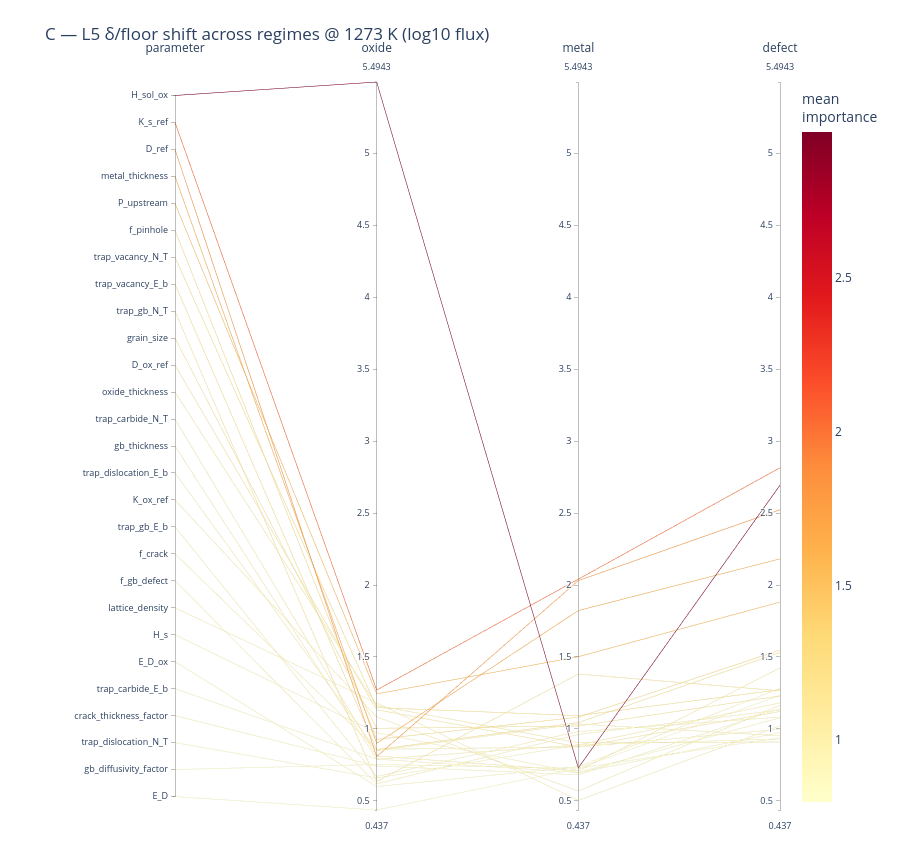

The cell this chart's notebook holds for it:
### Markdown cell above
## C — δ/floor sensitivity shift across regimes

Each line is a **parameter**; axes are the three regimes; height = its **`delta_over_floor`**
for log10(flux). Steeply sloped lines are parameters whose importance changes between regimes.
Colour = mean importance.

Read the 1.0 level as the noise floor: a parameter sitting near or below it in every column is
not resolved anywhere, and its slope is noise rather than physics.

### Code cell
# parameter x regime matrix of delta_over_floor at T_SHOW
matC = (routeB_T[routeB_T.metric == 'flux']
        .pivot(index='parameter', columns='regime', values='delta_over_floor')
        .reset_index())
matC = matC[['parameter'] + [r for r in REGIMES if r in matC.columns]]

figC = parallel_coordinates_sensitivity(
    matC, regimes=tuple(REGIMES),
    title=f'C — L5 δ/floor shift across regimes @ {T_SHOW} K (log10 flux)',
    save_html=os.path.join(FIG_DIR, 'pcp_C_sensitivity.html'))
print("floors at this temperature:")
print(routeB_T[routeB_T.metric == 'flux'].groupby('regime')['floor'].first().round(4).to_string())
figC

### Figure 1 — Plotly figure (JSON) as saved in the notebook; plotly's stock layout.template omitted (floating-point values rounded to 4 significant figures)
{"data": [{"dimensions": [{"label": "parameter", "range": [-0.5, 26.5], "ticktext": ["H_sol_ox", "K_s_ref", "D_ref", "metal_thickness", "P_upstream", "f_pinhole", "trap_vacancy_N_T", "trap_vacancy_E_b", "trap_gb_N_T", "grain_size", "D_ox_ref", "oxide_thickness", "trap_carbide_N_T", "gb_thickness", "trap_dislocation_E_b", "K_ox_ref", "trap_gb_E_b", "f_crack", "f_gb_defect", "lattice_density", "H_s", "E_D_ox", "trap_carbide_E_b", "crack_thickness_factor", "trap_dislocation_N_T", "gb_diffusivity_factor", "E_D"], "tickvals": [26, 25, 24, 23, 22, 21, 20, 19, 18, 17, 16, 15, 14, 13, 12, 11, 10, 9, 8, 7, 6, 5, 4, 3, 2, 1, 0], "values": [26, 25, 24, 23, 22, 21, 20, 19, 18, 17, 16, 15, 14, 13, 12, 11, 10, 9, 8, 7, 6, 5, 4, 3, 2, 1, 0]}, {"label": "oxide", "range": [0.437, 5.494], "values": [5.494, 1.27, 0.8079, 0.8996, 1.244, 0.9276, 1.148, 0.8564, 0.6343, 1.004, 1.133, 1.163, 0.812, 0.7904, 0.8496, 1.084, 0.6698, 0.8589, 0.6187, 1.181, 0.9736, 0.6, 0.7906, 0.7429, 0.6591, 0.753, 0.437]}, {"label": "metal", "range": [0.437, 5.494], "values": [0.7297, 2.041, 2.031, 1.822, 1.502, 1.082, 1.093, 1.044, 1.382, 1.02, 0.8748, 0.9041, 0.7087, 0.8885, 1.035, 0.5689, 0.982, 0.8748, 0.962, 0.5035, 0.696, 0.7376, 0.6976, 0.6813, 0.8889, 0.7273, 0.7261]}, {"label": "defect", "range": [0.437, 5.494], "values": [2.694, 2.814, 2.523, 2.182, 1.881, 1.548, 1.273, 1.531, 1.265, 1.229, 1.121, 0.9093, 1.424, 1.181, 0.9524, 1.165, 1.083, 0.9973, 1.132, 1.022, 0.9755, 1.282, 1.078, 1.141, 0.9304, 0.939, 1.233]}], "labelangle": 0, "labelfont": {"size": 12}, "labelside": "top", "line": {"color": [2.973, 2.042, 1.787, 1.635, 1.542, 1.186, 1.171, 1.144, 1.094, 1.085, 1.043, 0.9921, 0.9816, 0.9534, 0.9455, 0.9391, 0.9115, 0.9103, 0.9042, 0.9019, 0.8817, 0.8732, 0.8553, 0.855, 0.8262, 0.8064, 0.7988], "colorbar": {"title": {"text": "mean<br>importance"}}, "colorscale": [[0.0, "rgb(255,255,204)"], [0.125, "rgb(255,237,160)"], [0.25, "rgb(254,217,118)"], [0.375, "rgb(254,178,76)"], [0.5, "rgb(253,141,60)"], [0.625, "rgb(252,78,42)"], [0.75, "rgb(227,26,28)"], [0.875, "rgb(189,0,38)"], [1.0, "rgb(128,0,38)"]], "showscale": true}, "rangefont": {"size": 9}, "tickfont": {"size": 9}, "type": "parcoords"}], "layout": {"font": {"size": 12}, "height": 852, "margin": {"b": 40, "l": 175, "r": 120, "t": 80}, "title": {"text": "C — L5 δ/floor shift across regimes @ 1273 K (log10 flux)"}}}
